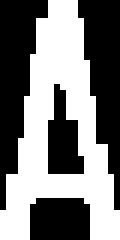
%> input picture 第 05 章 基于阈值分割的车牌定位识别/参考样例/车牌字符库/1.jpg, 20 x 40 px (shown 6 times larger)
$ octave main.m   (GNU Octave 9; MATLAB toolbox functions it lacks are replaced by stand-ins)
%> lines starting %> are read from the running program, lines starting %| are printed output that depends on the picture; in (x1, y1, x2, y2) boxes, pixels count from 0 and x2, y2 are one past the last pixel; in counts of white or black regions, pixels touching at a corner belong together; the program's own positions count from 1
### 第 04 章 基于Hough变化的答题卡识别/Image_Smooth.m
function I2 = Image_Smooth(I1, hsize, sigma, flag)

if nargin < 4
    flag = 1;
end
if nargin < 2
    hsize = [3 3];
    sigma = 0.5;
end
h = fspecial('gaussian', hsize, sigma);
I2 = imfilter(I1, h, 'replicate');
if flag
    figure('units', 'normalized', 'position', [0 0 1 1]);
    subplot(2, 1, 1); imshow(I1, []); title('平滑前图像', 'FontWeight', 'Bold');
    subplot(2, 1, 2); imshow(I2, []); title('平滑后图像', 'FontWeight', 'Bold');
end

### 第 04 章 基于Hough变化的答题卡识别/Image_Binary.m
function bw2 = Image_Binary(I, flag)

if nargin < 2
    flag = 1;
end
bw1 = im2bw(I, graythresh(I));
bw2 = ~bw1;
if flag
    figure('units', 'normalized', 'position', [0 0 1 1]);
    subplot(1, 3, 1); imshow(I, []); title('待处理图像', 'FontWeight', 'Bold');
    subplot(1, 3, 2); imshow(bw1, []); title('二值化图像', 'FontWeight', 'Bold');
    subplot(1, 3, 3); imshow(bw2, []); title('二值化反色图像', 'FontWeight', 'Bold');
end

### 第 04 章 基于Hough变化的答题卡识别/Hough_Process.m
function [Len, XYn, xy_long] = Hough_Process(bw, Img, flag)

if nargin < 3
    flag = 1;
end
[H, T, R] = hough(bw);
P = houghpeaks(H, 4, 'threshold', ceil(0.3*max(H(:))));
lines = houghlines(bw, T, R, P, 'FillGap', 50, 'MinLength', 7);
max_len = 0;
for k = 1 : length(lines)
    xy = [lines(k).point1; lines(k).point2];
    len = norm(lines(k).point1-lines(k).point2);
    Len(k) = len;
    if len > max_len
        max_len = len;
        xy_long = xy;
    end
    XY{k} = xy; % 存储信息
end
[Len, ind] = sort(Len(:), 'descend'); % 按长度排序
% 直线信息排序
for i = 1 : length(ind)
    XYn{i} = XY{ind(i)};
end
xy_long = XYn{1};
x = xy_long(:, 1);
y = xy_long(:, 2);
if abs(diff(x)) < abs(diff(y))
    x = [mean(x); mean(x)];
else
    y = [0.7*y(1)+0.3*y(2); 0.3*y(1)+0.7*y(2)];
end
xy_long = [x y];
if flag
    figure('units', 'normalized', 'position', [0 0 1 1]);
    subplot(2, 2, 1); imshow(bw); title('二值图像', 'FontWeight', 'Bold');
    subplot(2, 2, 2); imshow(H, [], 'XData', T, 'YData', R, 'InitialMagnification', 'fit');
    xlabel('\theta'); ylabel('\rho');
    axis on; axis normal; title('霍夫变换域', 'FontWeight', 'Bold')
    subplot(2, 2, 3); imshow(Img); title('原图像', 'FontWeight', 'Bold');
    subplot(2, 2, 4); imshow(Img); title('区域标识图像', 'FontWeight', 'Bold');
    hold on;
    plot(xy_long(:,1), xy_long(:,2), 'LineWidth', 2, 'Color', 'r');
end

### 第 04 章 基于Hough变化的答题卡识别/Compute_Angle.m
function angle = Compute_Angle(xy_long)

x1 = xy_long(:, 1);
y1 = xy_long(:, 2);
K1 = -(y1(2)-y1(1))/(x1(2)-x1(1));
angle = atan(K1)*180/pi;

### 第 04 章 基于Hough变化的答题卡识别/Image_Rotate.m
function [I1, bw1] = Image_Rotate(I, bw, angle, flag)

if nargin < 4
    flag = 1;
end
I1 = imrotate(I, -90-angle, 'bilinear');
bw1 = imrotate(bw, -90-angle, 'bilinear');
if flag
    figure('units', 'normalized', 'position', [0 0 1 1]);
    subplot(2, 2, 1); imshow(I, []); title('原图像', 'FontWeight', 'Bold');
    subplot(2, 2, 3); imshow(bw, []); title('原二值图像', 'FontWeight', 'Bold');
    subplot(2, 2, 2); imshow(I1, []); title('校正图像', 'FontWeight', 'Bold');
    subplot(2, 2, 4); imshow(bw1, []); title('校正二值图像', 'FontWeight', 'Bold');
end

### 第 04 章 基于Hough变化的答题卡识别/Morph_Process.m
function [bw2, Loc] = Morph_Process(bw1, flag)

if nargin < 2
    flag = 1;
end
bw2 = bwareaopen(bw1, round(0.005*numel(bw1)/100));
bws = sum(bw2);
inds = find(bws>round(sum(bw2(:))*0.015));
Loc = inds(1)-5;
bw2(:, Loc:end) = 0;
bw2 = bwareaopen(bw2, round(0.005*numel(bw1)/100));
if flag
    figure('units', 'normalized', 'position', [0 0 1 1]);
    subplot(1, 2, 1); imshow(bw1, []); title('待操作图像', 'FontWeight', 'Bold');
    subplot(1, 2, 2); imshow(bw2, []); title('滤波图像', 'FontWeight', 'Bold');
end

### 第 04 章 基于Hough变化的答题卡识别/Gray_Convert.m
function I1 = Gray_Convert(I, flag)

if nargin < 2
    flag = 1;
end
if ndims(I) == 3
    I1 = rgb2gray(I);
else
    I1 = I;
end
if flag
    figure('units', 'normalized', 'position', [0 0 1 1]);
    subplot(2, 1, 1); imshow(I, []); title('RGB图像', 'FontWeight', 'Bold');
    subplot(2, 1, 2); imshow(I1, []); title('灰度图像', 'FontWeight', 'Bold');
end

### 第 04 章 基于Hough变化的答题卡识别/Image_Normalize.m
function I1 = Image_Normalize(I, flag)

if nargin < 2
    flag = 1;
end
if size(I, 1) > 2000
    I = imresize(I, 0.2, 'bilinear');
end
I1 = imadjust(I, [0 0.6], [0 1]);

if flag
    figure('units', 'normalized', 'position', [0 0 1 1]);
    subplot(2, 1, 1); imshow(I, []); title('原图像', 'FontWeight', 'Bold');
    subplot(2, 1, 2); imshow(I1, []); title('归一化图像', 'FontWeight', 'Bold');
end

### 第 04 章 基于Hough变化的答题卡识别/main.m
clc; clear all; close all;
warning off all;
I = imread('images\\1.jpg');
%> I: size 40x20 uint8; 48.1% white; 1 white region, box (x1, y1, x2, y2) and area: (0, 0, 20, 40) 385
I1 = Image_Normalize(I, 1);
hsize = [3 3];
sigma = 0.5;
I2 = Image_Smooth(I1, hsize, sigma, 1);
%> in Image_Smooth, `I2 = imfilter(I1, h, 'replicate');`:
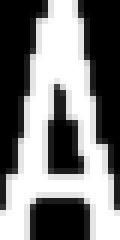
%> I2: size 40x20 uint8 (shown 6 times larger); min 0, max 255, mean 122.7
I3 = Gray_Convert(I2, 1);
bw2 = Image_Binary(I3, 1);
%> in Image_Binary, `bw2 = ~bw1;`: bw2: size 40x20 logical; 51.9% white; 1 black region, box (x1, y1, x2, y2) and area: (0, 0, 20, 40) 385
figure; subplot(1, 2, 1); imshow(I, []); title('原图像');
subplot(1, 2, 2); imshow(bw2, []); title('二值化图像');
[~, ~, xy_long] = Hough_Process(bw2, I1, 1);
%> in Hough_Process, `[H, T, R] = hough(bw);`:
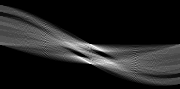
%> H: size 89x180 double; min 0, max 36, mean 4.7; drawn with min black and max white
%> in Hough_Process, `[H, T, R] = hough(bw);`: T = 180 values from -90 to 89; R = 89 values from -44 to 44
%> in Hough_Process, `P = houghpeaks(H, 4, 'threshold', ceil(0.3*max(H(:))));`: P = [61 86; 63 89; 59 82; 45 91]
%> in Hough_Process, `lines = houghlines(bw, T, R, P, 'FillGap', 50, 'MinLength', 7);`: lines = 4 lines; point1 to point2 (x, y): (17, 1) to (20, 35), (19, 1) to (20, 35), (1, 1) to (1, 35), (15, 1) to (20, 34)
%> the loop in Hough_Process, `for k = 1 : length(lines)` made 4 passes
%> (len, max_len, xy_long) on pass 1: (34.13, 34.13, [17 1; 20 35])
%> (xy, len) on passes 2 to 4: ([19 1; 20 35], 34.01), ([15 1; 20 34], 33.38), ([1 1; 1 35], 34)
%> after the loop in Hough_Process, `for k = 1 : length(lines)`: Len = [34.13 34.01 33.38 34]; XY = {[17 1; 20 35], [19 1; 20 35], [15 1; 20 34], [1 1; 1 35]}
%> in Hough_Process, `[Len, ind] = sort(Len(:), 'descend');`: Len = [34.13; 34.01; 34; 33.38]; ind = [1; 2; 4; 3]
%> the loop in Hough_Process, `for i = 1 : length(ind)` made 4 passes
%> after the loop in Hough_Process, `for i = 1 : length(ind)`: XYn = {[17 1; 20 35], [19 1; 20 35], [1 1; 1 35], [15 1; 20 34]}
%> in Hough_Process, `x = xy_long(:, 1);`: x = [17; 20]
%> in Hough_Process, `y = xy_long(:, 2);`: y = [1; 35]
%> in Hough_Process, `x = [mean(x); mean(x)];`: x = [18.5; 18.5]
%> in Hough_Process, `xy_long = [x y];`: xy_long = [18.5 1; 18.5 35]
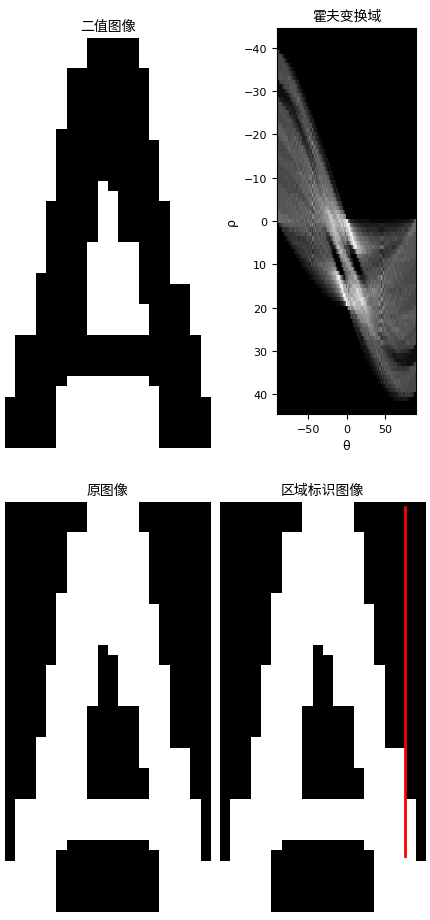
%> figure redrawn from the program's plot data, 4 panels
%> xy_long = [18.5 1; 18.5 35]
angle = Compute_Angle(xy_long);
%> in Compute_Angle, `x1 = xy_long(:, 1);`: x1 = [18.5; 18.5]
%> in Compute_Angle, `y1 = xy_long(:, 2);`: y1 = [1; 35]
%> in Compute_Angle, `K1 = -(y1(2)-y1(1))/(x1(2)-x1(1));`: K1 = -Inf
%> in Compute_Angle, `angle = atan(K1)*180/pi;`: angle = -90
%> angle = -90
[I4, bw3] = Image_Rotate(I1, bw2, angle*1.8, 1);
%> in Image_Rotate, `I1 = imrotate(I, -90-angle, 'bilinear');`:
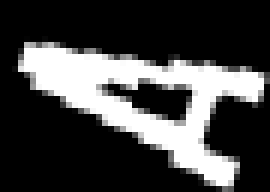
%> I1: size 32x45 uint8 (shown 6 times larger); min 0, max 255, mean 68.2
%> in Image_Rotate, `bw1 = imrotate(bw, -90-angle, 'bilinear');`:
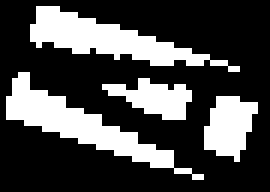
%> bw1: size 32x45 logical (shown 6 times larger); 28.7% white; 4 white regions, box (x1, y1, x2, y2) and area: (1, 12, 34, 30) 148, (5, 1, 40, 12) 141, (34, 16, 43, 27) 67, (17, 13, 32, 20) 58
[bw4, Loc1] = Morph_Process(bw3, 1);
%> in Morph_Process, `bws = sum(bw2);`: bws = 45 values, max 14 at index 26, min 0 at index 1, mean 9.2
%> in Morph_Process, `inds = find(bws>round(sum(bw2(:))*0.015));`: inds = 35 values from 3 to 41
%> in Morph_Process, `Loc = inds(1)-5;`: Loc = -2
%> the run ends on the next line
